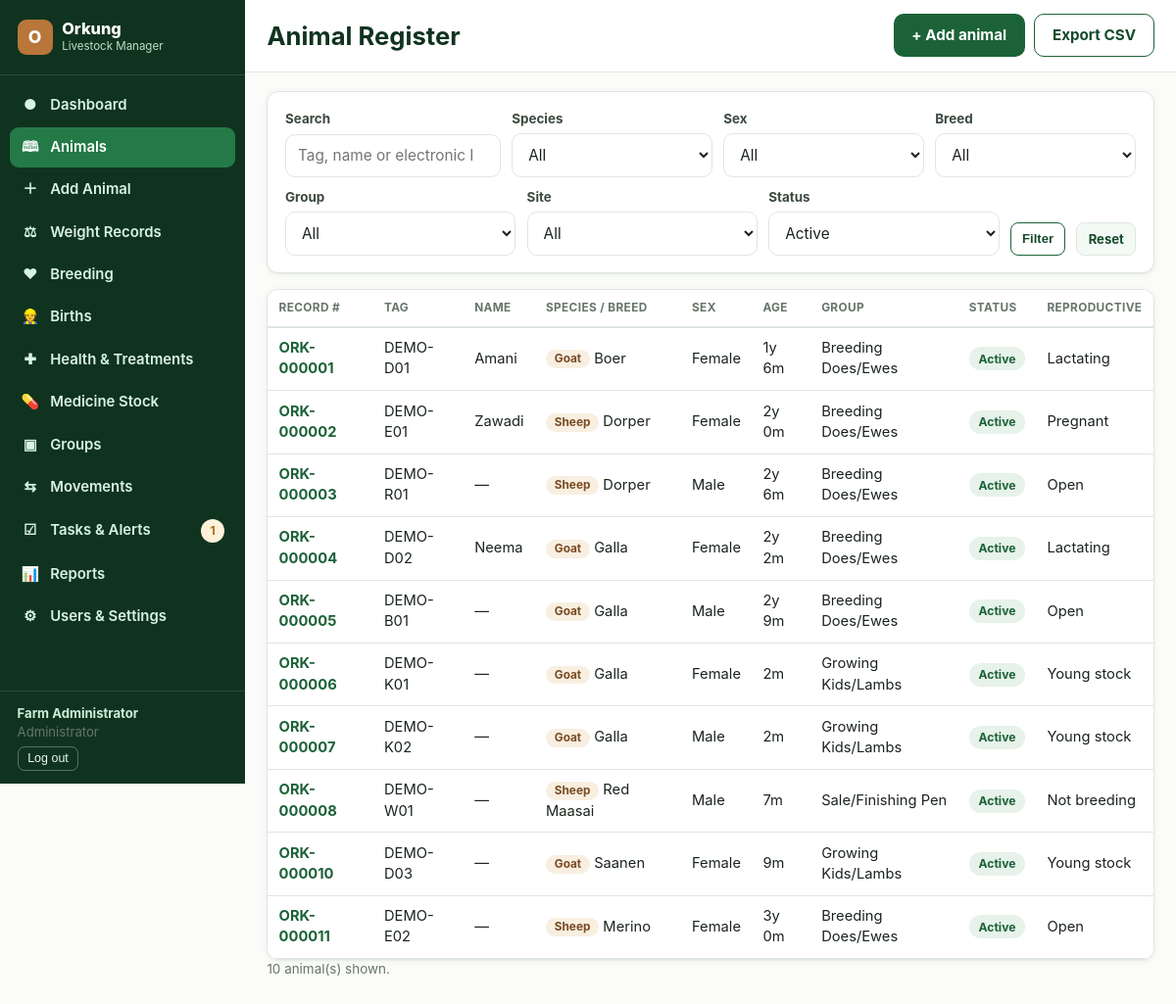
The page /animals (signed in) on the database its author committed.
### tables this page shows
CREATE TABLE users (
    id INTEGER PRIMARY KEY AUTOINCREMENT,
    username TEXT NOT NULL UNIQUE,
    password_hash TEXT NOT NULL,
    full_name TEXT NOT NULL,
    email TEXT,
    role TEXT NOT NULL CHECK(role IN ('admin','manager','worker','viewer','vet')),
    active INTEGER NOT NULL DEFAULT 1,
    created_at TEXT NOT NULL DEFAULT (datetime('now')),
    last_login TEXT
);

CREATE TABLE animals (
    id INTEGER PRIMARY KEY AUTOINCREMENT,
    record_no TEXT NOT NULL UNIQUE,          -- internal record number e.g. ORK-000123
    tag_id TEXT NOT NULL,                    -- ear tag / ID
    eid TEXT,                                -- electronic ID
    name TEXT,
    species_id INTEGER NOT NULL REFERENCES species(id),
    breed_id INTEGER REFERENCES breeds(id),
    sex TEXT NOT NULL CHECK(sex IN ('female','male')),
    dob TEXT,
    dob_estimated INTEGER NOT NULL DEFAULT 0,
    birth_type TEXT,                         -- single/twin/triplet/other
    birth_weight REAL,
    color_markings TEXT,
    sire_id INTEGER REFERENCES animals(id),
    dam_id INTEGER REFERENCES animals(id),
    current_group_id INTEGER REFERENCES groups_(id),
    current_site_id INTEGER REFERENCES sites(id),
    source TEXT NOT NULL DEFAULT 'born_on_farm' CHECK(source IN ('born_on_farm','purchased','transferred_in')),
    acquisition_date TEXT,
    supplier TEXT,
    reproductive_status TEXT NOT NULL DEFAULT 'not_breeding',
    status TEXT NOT NULL DEFAULT 'active' CHECK(status IN ('active','sold','transferred','slaughtered','missing','deceased')),
    status_date TEXT,
    status_notes TEXT,
    photo_path TEXT,
    notes TEXT,
    is_demo INTEGER NOT NULL DEFAULT 0,
    created_by INTEGER REFERENCES users(id),
    created_at TEXT NOT NULL DEFAULT (datetime('now')),
    updated_by INTEGER REFERENCES users(id),
    updated_at TEXT NOT NULL DEFAULT (datetime('now'))
);

CREATE TABLE species (
    id INTEGER PRIMARY KEY AUTOINCREMENT,
    name TEXT NOT NULL UNIQUE,
    enabled INTEGER NOT NULL DEFAULT 1
);

CREATE TABLE breeds (
    id INTEGER PRIMARY KEY AUTOINCREMENT,
    species_id INTEGER NOT NULL REFERENCES species(id),
    name TEXT NOT NULL,
    UNIQUE(species_id, name)
);

CREATE TABLE groups_ (
    id INTEGER PRIMARY KEY AUTOINCREMENT,
    name TEXT NOT NULL,
    site_id INTEGER REFERENCES sites(id),
    description TEXT,
    active INTEGER NOT NULL DEFAULT 1,
    UNIQUE(name, site_id)
);

### blueprints/animals.py (the view)
@bp.route("")
@auth.login_required
def list_view():
    q = request.args.get("q", "").strip()
    species_id = request.args.get("species_id", type=int)
    sex = request.args.get("sex")
    breed_id = request.args.get("breed_id", type=int)
    group_id = request.args.get("group_id", type=int)
    site_id = request.args.get("site_id", type=int)
    repro = request.args.get("reproductive_status")
    status = request.args.get("status", "active")
    incomplete = request.args.get("incomplete")
    where = ["1=1"]
    args = []
    if q:
        where.append("(a.tag_id LIKE ? OR a.name LIKE ? OR a.eid LIKE ? OR a.record_no LIKE ?)")
        like = f"%{q}%"
        args += [like, like, like, like]
    if species_id:
        where.append("a.species_id=?"); args.append(species_id)
    if sex:
        where.append("a.sex=?"); args.append(sex)
    if breed_id:
        where.append("a.breed_id=?"); args.append(breed_id)
    if group_id:
        where.append("a.current_group_id=?"); args.append(group_id)
    if site_id:
        where.append("a.current_site_id=?"); args.append(site_id)
    if repro:
        where.append("a.reproductive_status=?"); args.append(repro)
    if status and status != "all":
        where.append("a.status=?"); args.append(status)
    rows = db.query(
        f"SELECT a.*, sp.name AS species_name, b.name AS breed_name, gr.name AS group_name, s.name AS site_name "
        f"FROM animals a LEFT JOIN species sp ON sp.id=a.species_id LEFT JOIN breeds b ON b.id=a.breed_id "
        f"LEFT JOIN groups_ gr ON gr.id=a.current_group_id LEFT JOIN sites s ON s.id=a.current_site_id "
        f"WHERE {' AND '.join(where)} ORDER BY a.created_at DESC", tuple(args))
    if incomplete:
        rows = [r for r in rows if _is_incomplete(r)]
    return render_template("animals_list.html", animals=rows, q=q,
                            species_list=helpers.species_options(), breeds=helpers.breed_options(),
                            groups=helpers.group_options(), sites=helpers.site_options(),
                            f_species_id=species_id, f_sex=sex, f_breed_id=breed_id, f_group_id=group_id,
                            f_site_id=site_id, f_repro=repro, f_status=status)

### auth.py (called while the page is built)
def load_logged_in_user():
    uid = session.get("user_id")
    if uid is None:
        g.user = None
    else:
        g.user = db.query("SELECT * FROM users WHERE id=? AND active=1", (uid,), one=True)
        if g.user is None:
            session.clear()

def login_required(view):
    @wraps(view)
    def wrapped(*args, **kwargs):
        if g.user is None:
            if request.path.startswith("/api/"):
                abort(401)
            return redirect(url_for("auth.login", next=request.path))
        return view(*args, **kwargs)
    return wrapped

def visible_sections(role):
    return NAV_SECTIONS.get(role, set())

### db.py (called while the page is built)
def get_db():
    if "db" not in g:
        g.db = sqlite3.connect(
            current_app.config["DATABASE"],
            detect_types=sqlite3.PARSE_DECLTYPES,
        )
        g.db.row_factory = sqlite3.Row
        g.db.execute("PRAGMA foreign_keys = ON")
    return g.db

def query(sql, args=(), one=False):
    cur = get_db().execute(sql, args)
    rows = cur.fetchall()
    cur.close()
    if one:
        return rows[0] if rows else None
    return rows

def parse_date(s):
    if not s:
        return None
    try:
        return datetime.strptime(s[:10], "%Y-%m-%d").date()
    except ValueError:
        return None

def age_display(dob, estimated=False):
    d = parse_date(dob)
    if not d:
        return "Unknown"
    today = date.today()
    days = (today - d).days
    if days < 0:
        return "Unknown"
    years = days // 365
    months = (days % 365) // 30
    suffix = " (est.)" if estimated else ""
    if years >= 1:
        return f"{years}y {months}m{suffix}"
    if days >= 30:
        return f"{months}m{suffix}"
    return f"{days}d{suffix}"

### helpers.py (called while the page is built)
def species_options(enabled_only=True):
    if enabled_only:
        return db.query("SELECT * FROM species WHERE enabled=1 ORDER BY name")
    return db.query("SELECT * FROM species ORDER BY name")

def breed_options(species_id=None):
    if species_id:
        return db.query("SELECT * FROM breeds WHERE species_id=? ORDER BY name", (species_id,))
    return db.query("SELECT * FROM breeds ORDER BY name")

def site_options():
    return db.query("SELECT * FROM sites WHERE active=1 ORDER BY name")

def group_options():
    return db.query("SELECT g.*, s.name AS site_name FROM groups_ g LEFT JOIN sites s ON s.id=g.site_id WHERE g.active=1 ORDER BY g.name")

### templates/animals_list.html (shortened to what this page needs)
{% extends "base.html" %}
{% block heading %}Animal Register{% endblock %}
{% block topbar_actions %}
{% if 'add_animal' in nav %}<a class="btn" href="{{ url_for('animals.add') }}">+ Add animal</a>{% endif %}
<a class="btn secondary" href="{{ url_for('reports.export_animals', **request.args) }}">Export CSV</a>
{% endblock %}
{% block content %}
<form class="toolbar card" method="get">
  <div class="field" style="min-width:220px;">
    <label>Search</label>
    <input type="search" name="q" value="{{ q }}" placeholder="Tag, name or electronic ID">
  </div>
  <div class="field">
    <label>Species</label>
    <select name="species_id"><option value="">All</option>
    </select>
  </div>
  <div class="field">
    <label>Sex</label>
    <select name="sex"><option value="">All</option>
    </select>
  </div>
  <div class="field">
    <label>Breed</label>
    <select name="breed_id"><option value="">All</option>
    </select>
  </div>
  <div class="field">
    <label>Group</label>
    <select name="group_id"><option value="">All</option>
    </select>
  </div>
  <div class="field">
    <label>Site</label>
    <select name="site_id"><option value="">All</option>
    </select>
  </div>
  <div class="field">
    <label>Status</label>
    <select name="status">
      <option value="active" {{ 'selected' if f_status=='active' }}>Active</option>
    </select>
  </div>
  <button class="btn secondary small" type="submit">Filter</button>
  <a class="btn subtle small" href="{{ url_for('animals.list_view') }}">Reset</a>
</form>
{% if animals %}
<div class="table-wrap">
<table class="data" id="animalsTable">
  <thead><tr>
    <th>Record #</th><th>Tag</th><th>Name</th><th>Species / Breed</th><th>Sex</th><th>Age</th>
    <th>Group</th><th>Status</th><th>Reproductive</th>
  </tr></thead>
  <tbody>
  {% for a in animals %}
  <tr>
    <td data-label="Record #"><a href="{{ url_for('animals.profile', animal_id=a.id) }}"><strong>{{ a.record_no }}</strong></a></td>
    <td data-label="Tag">{{ a.tag_id }}</td>
    <td data-label="Name">{{ a.name or '—' }}</td>
    <td data-label="Species / Breed"><span class="badge-species">{{ a.species_name }}</span> {{ a.breed_name or '' }}</td>
    <td data-label="Sex">{{ a.sex|capitalize }}</td>
    <td data-label="Age">{{ a.dob|age(a.dob_estimated) }}</td>
    <td data-label="Group">{{ a.group_name or '—' }}</td>
    <td data-label="Status">
      {% if a.status == 'active' %}<span class="pill green">Active</span>
      {% elif a.status in ('missing',) %}<span class="pill red">{{ a.status|capitalize }}</span>
      {% else %}<span class="pill gray">{{ a.status|capitalize }}</span>{% endif %}
    </td>
    <td data-label="Reproductive">{{ a.reproductive_status.replace('_',' ')|capitalize }}</td>
  </tr>
  {% endfor %}
  </tbody>
</table>
</div>
<p class="small muted">{{ animals|length }} animal(s) shown.</p>
{% else %}
<div class="empty-state card">
  <div class="big-ic">&#128366;</div>
  <h3>No animals match these filters</h3>
  <p>{% if 'add_animal' in nav %}<a href="{{ url_for('animals.add') }}">Add your first animal</a>{% else %}Try widening your filters.{% endif %}</p>
</div>
{% endif %}
{% endblock %}

### templates/base.html (shortened to what this page needs)
<!doctype html>
<html lang="en">
<head>
<link rel="stylesheet" href="{{ url_for('static', filename='css/style.css') }}">
</head>
<body>
{% macro navlinks() %}
  {% if 'dashboard' in nav %}<a href="{{ url_for('dashboard.index') }}" class="{{ 'active' if request.endpoint=='dashboard.index' }}"><span class="ic">&#9679;</span> Dashboard</a>{% endif %}
  {% if 'animals' in nav %}<a href="{{ url_for('animals.list_view') }}" class="{{ 'active' if request.endpoint and request.endpoint.startswith('animals.') and request.endpoint!='animals.add' }}"><span class="ic">&#128366;</span> Animals</a>{% endif %}
  {% if 'add_animal' in nav %}<a href="{{ url_for('animals.add') }}" class="{{ 'active' if request.endpoint=='animals.add' }}"><span class="ic">&#65291;</span> Add Animal</a>{% endif %}
  {% if 'weights' in nav %}<a href="{{ url_for('weights.index') }}" class="{{ 'active' if request.endpoint and request.endpoint.startswith('weights.') }}"><span class="ic">&#9878;</span> Weight Records</a>{% endif %}
  {% if 'breeding' in nav %}<a href="{{ url_for('breeding.index') }}" class="{{ 'active' if request.endpoint=='breeding.index' }}"><span class="ic">&#9829;</span> Breeding</a>{% endif %}
  {% if 'births' in nav %}<a href="{{ url_for('breeding.births') }}" class="{{ 'active' if request.endpoint=='breeding.births' }}"><span class="ic">&#128119;</span> Births</a>{% endif %}
  {% if 'health' in nav %}<a href="{{ url_for('health.index') }}" class="{{ 'active' if request.endpoint and request.endpoint.startswith('health.') }}"><span class="ic">&#10010;</span> Health &amp; Treatments</a>{% endif %}
  {% if 'health' in nav %}<a href="{{ url_for('stock.index') }}" class="{{ 'active' if request.endpoint and request.endpoint.startswith('stock.') }}"><span class="ic">&#128138;</span> Medicine Stock</a>{% endif %}
  {% if 'groups' in nav %}<a href="{{ url_for('groups.index') }}" class="{{ 'active' if request.endpoint=='groups.index' }}"><span class="ic">&#9635;</span> Groups</a>{% endif %}
  {% if 'movements' in nav %}<a href="{{ url_for('groups.movements') }}" class="{{ 'active' if request.endpoint=='groups.movements' }}"><span class="ic">&#8646;</span> Movements</a>{% endif %}
  {% if 'tasks' in nav %}<a href="{{ url_for('tasks.index') }}" class="{{ 'active' if request.endpoint and request.endpoint.startswith('tasks.') }}"><span class="ic">&#9745;</span> Tasks &amp; Alerts {% if pending_tasks %}<span class="pill amber" style="margin-left:auto">{{ pending_tasks }}</span>{% endif %}</a>{% endif %}
  {% if 'reports' in nav %}<a href="{{ url_for('reports.index') }}" class="{{ 'active' if request.endpoint and request.endpoint.startswith('reports.') }}"><span class="ic">&#128202;</span> Reports</a>{% endif %}
  {% if 'admin' in nav %}<a href="{{ url_for('admin.users') }}" class="{{ 'active' if request.endpoint and request.endpoint.startswith('admin.') }}"><span class="ic">&#9881;</span> Users &amp; Settings</a>{% endif %}
{% endmacro %}
{% if current_user %}
<div class="app-shell">
  <aside class="sidebar" id="desktopSidebar">
    <div class="brand"><div class="mark">O</div><div><div class="name">Orkung</div><div class="tag">Livestock Manager</div></div></div>
    <nav>{{ navlinks() }}</nav>
    <div class="footer-user">
      <div><strong>{{ current_user.full_name }}</strong></div>
      <div class="muted">{{ role_labels[current_user.role] }}</div>
      <form method="post" action="{{ url_for('auth.logout') }}"><button type="submit">Log out</button></form>
    </div>
  </aside>
  <div class="main">
    <div class="topbar">
      <h1>{% block heading %}{% endblock %}</h1>
      <div class="btn-row no-print">{% block topbar_actions %}{% endblock %}</div>
    </div>
    <div class="content">
      {% block content %}{% endblock %}
    </div>
  </div>
</div>
{% else %}
  {% block guest_content %}{% endblock %}
{% endif %}
</body>
</html>

### rows shown on the page
users: full_name "Farm Administrator", role "Administrator"
animals: record_no "ORK-000001", tag_id "DEMO-D01", name "Amani", species_name "Goat", name "Boer", sex "Female", dob|age "1y 6m", name "Breeding Does/Ewes", status "Active", reproductive_status.replace "Lactating"
animals: record_no "ORK-000002", tag_id "DEMO-E01", name "Zawadi", species_name "Sheep", name "Dorper", sex "Female", dob|age "2y 0m", name "Breeding Does/Ewes", status "Active", reproductive_status.replace "Pregnant"
animals: record_no "ORK-000003", tag_id "DEMO-R01", name "—", species_name "Sheep", name "Dorper", sex "Male", dob|age "2y 6m", name "Breeding Does/Ewes", status "Active", reproductive_status.replace "Open"
animals: record_no "ORK-000004", tag_id "DEMO-D02", name "Neema", species_name "Goat", name "Galla", sex "Female", dob|age "2y 2m", name "Breeding Does/Ewes", status "Active", reproductive_status.replace "Lactating"
animals: record_no "ORK-000005", tag_id "DEMO-B01", name "—", species_name "Goat", name "Galla", sex "Male", dob|age "2y 9m", name "Breeding Does/Ewes", status "Active", reproductive_status.replace "Open"
animals: record_no "ORK-000006", tag_id "DEMO-K01", name "—", species_name "Goat", name "Galla", sex "Female", dob|age "2m", name "Growing Kids/Lambs", status "Active", reproductive_status.replace "Young stock"
animals: record_no "ORK-000007", tag_id "DEMO-K02", name "—", species_name "Goat", name "Galla", sex "Male", dob|age "2m", name "Growing Kids/Lambs", status "Active", reproductive_status.replace "Young stock"
animals: record_no "ORK-000008", tag_id "DEMO-W01", name "—", species_name "Sheep", name "Red Maasai", sex "Male", dob|age "7m", name "Sale/Finishing Pen", status "Active", reproductive_status.replace "Not breeding"
animals: record_no "ORK-000010", tag_id "DEMO-D03", name "—", species_name "Goat", name "Saanen", sex "Female", dob|age "9m", name "Growing Kids/Lambs", status "Active", reproductive_status.replace "Young stock"
animals: record_no "ORK-000011", tag_id "DEMO-E02", name "—", species_name "Sheep", name "Merino", sex "Female", dob|age "3y 0m", name "Breeding Does/Ewes", status "Active", reproductive_status.replace "Open"

### other values the page prints
{{ animals|length }} "10"
